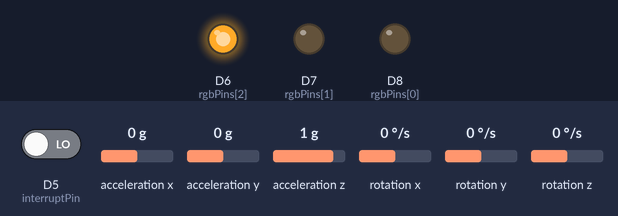
Bench run of a sketch on a simulated ESP8266 (NodeMCU). Parts: output pins drawn as LEDs (lit = HIGH). The inputs (shaded band) are chosen by the test bench; at power-on: D5 (interruptPin) LOW, acceleration x 0 g, acceleration y 0 g, acceleration z 1 g, rotation x 0 °/s, rotation y 0 °/s, rotation z 0 °/s. WiFi joins after 1.5 s; servers stay silent unless stated; the sensor or clock chip raises its interrupt line as the real part does.

Above: at 0.1 s.
At 1.6 s:
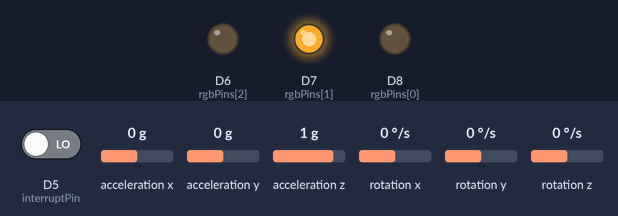
Timing chart, 0 to 3.1 s (numbered marks = the images above):
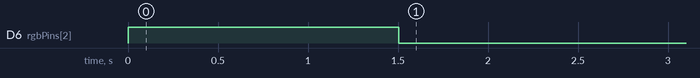

The sketch:

MPU6050.ino
```cpp
#include <ESP8266WiFi.h>
#include <ESP8266mDNS.h>
#include <WiFiUdp.h>
#include <ArduinoOTA.h>
#include <OSCMessage.h>
#include "I2Cdev.h"
//#include <Wire.h>
#include "MPU6050_6Axis_MotionApps20.h"

#define XYZ
//#define RAW_ACCELEROMETER
//#define RAW_GYROSCOPE
//#define JERK
#define XYZ_THREESHOLD 0.01f // minimal change that will trigger an OSC message (float, in g)
#define MAX_RATE 30 // minimum time between two OSC messages (in milliseconds). If set to high or too low (<30ms), some latency will appear
#define THIS_BB_NAME "acc" // name of this brutbox, will be used in OSC path and hostname

#ifdef SERIAL_DEBUG
  #define debugPrint(x)  Serial.print (x)
  #define debugPrintln(x)  Serial.println (x)
#else
  #define debugPrint(x)
  #define debugPrintln(x)
#endif
#define OSCPREFIX(x) x"_"

const String MACaddress = WiFi.macAddress().substring(9); // get the unique MAC address of this ESP to avoid conflicting names, remove the manufacturer ID (first 9 characters) from the MAC
String hostname = OSCPREFIX(THIS_BB_NAME)+MACaddress;
static char* PSK = "malinette666";
static char* SSID = "malinette";
static const uint16_t oscOutPort = 8000;
IPAddress targetIP = IPAddress({10,0,0,255});
static const uint8_t rgbPins[] = {D8, D7, D6};
static const uint8_t interruptPin = D5;
static const int16_t accelOffsets[] = {-1343, -1155, 1033};
static const int16_t gyroOffsets[] = {19, -27, 16};
static const float maxJerk = 50000; // used to scale the value between 0 and 1
static const float maxAcceleration = 0;
static const float maxAngularSpeed = 0;

WiFiUDP udpserver;
MPU6050 mpu;
uint16_t packetSize;
uint16_t fifoCount;
uint8_t fifoBuffer[64];
Quaternion q;
VectorFloat gravity;
float ypr[3];
int16_t ax, ay, az;
int16_t gx, gy, gz;
float lastSentXYZ[]={0,0,0};
float jerk;
volatile bool mpuInterrupt = false;     // indicates whether MPU interrupt pin has gone high
uint8_t mpuIntStatus;   // holds actual interrupt status byte from MPU
bool dmpReady = false;  // set true if DMP init was successful
long lastSentTimer=0;
void initialiseMPU6050(const int16_t a[3], const int16_t b[3]);
void dmpDataReady();

void setup() {
  #ifdef SERIAL_DEBUG
  Serial.begin(115200);
  #endif
  for (uint8_t i=0; i<3; i++) {pinMode(rgbPins[i], OUTPUT);}
  hostname.replace(":", ""); // remove the : from the MAC address
  char hostnameAsChar[hostname.length()+1];
  hostname.toCharArray(hostnameAsChar, hostname.length()+1);
  connectToWifi(hostnameAsChar, SSID, PSK);
  initialiseMPU6050(gyroOffsets, accelOffsets);
}

void loop() {
   while (!mpuInterrupt && fifoCount < packetSize) {
        if (mpuInterrupt && fifoCount < packetSize) {
          fifoCount = mpu.getFIFOCount(); // try to get out of the infinite loop
        }
        sendData(targetIP, oscOutPort);
        delay(1);
    }
    processMPU6050();
    ArduinoOTA.handle();
}


void IRAM_ATTR dmpDataReady() {
    mpuInterrupt = true;
}

void IRAM_ATTR initialiseMPU6050(const int16_t gyroOffsets[3],const int16_t accelOffsets[3] ){
  Wire.begin();
    Wire.setClock(400000L);
    mpu.initialize();
    mpu.dmpInitialize();
    mpu.setXAccelOffset(accelOffsets[0]);
    mpu.setYAccelOffset(accelOffsets[1]);
    mpu.setZAccelOffset(accelOffsets[2]);
    mpu.setXGyroOffset(gyroOffsets[0]);
    mpu.setYGyroOffset(gyroOffsets[1]);
    mpu.setZGyroOffset(gyroOffsets[2]);
    mpu.setDMPEnabled(true);
    packetSize = mpu.dmpGetFIFOPacketSize();
    fifoCount = mpu.getFIFOCount();
    mpu.setDMPEnabled(true);
    // enable interrupt detection
    attachInterrupt(digitalPinToInterrupt(interruptPin), dmpDataReady, RISING);
    mpuIntStatus = mpu.getIntStatus();
    // set our DMP Ready flag so the main loop() function knows it's okay to use it
    debugPrintln(F("DMP ready! Waiting for first interrupt..."));
    dmpReady = true;
    packetSize = mpu.dmpGetFIFOPacketSize();// get expected DMP packet size for later comparison
}

void processMPU6050(){
  mpuInterrupt = false; // reset interrupt flag and get INT_STATUS byte
    mpuIntStatus = mpu.getIntStatus();
    fifoCount = mpu.getFIFOCount(); // get current FIFO count

    // check for overflow (this should never happen unless our code is too inefficient)
    if ((mpuIntStatus & _BV(MPU6050_INTERRUPT_FIFO_OFLOW_BIT)) || fifoCount >= 1024) {
        // reset so we can continue cleanly
        mpu.resetFIFO();
        fifoCount = mpu.getFIFOCount();
        debugPrintln(F("FIFO overflow!"));

    // otherwise, check for DMP data ready interrupt (this should happen frequently)
    } else if (mpuIntStatus & _BV(MPU6050_INTERRUPT_DMP_INT_BIT)) {
        // wait for correct available data length, should be a VERY short wait
        while (fifoCount < packetSize) fifoCount = mpu.getFIFOCount();

        mpu.getFIFOBytes(fifoBuffer, packetSize);// read a packet from FIFO

        // track FIFO count here in case there is > 1 packet available
        // (this lets us immediately read more without waiting for an interrupt)
        fifoCount -= packetSize;
        mpu.dmpGetQuaternion(&q,fifoBuffer);
        mpu.dmpGetGravity(&gravity,&q);
        mpu.dmpGetYawPitchRoll(ypr,&q,&gravity);
        mpu.getMotion6(&ax, &ay, &az, &gx, &gy, &gz);
        #ifdef JERK
        jerk = (abs(gx)+abs(gy)+abs(gz))/maxJerk;
        if (jerk > 1) jerk=1.0f;
        #endif
    }
}

void sendData(IPAddress targetIP, const uint16_t port) {
  if (millis()-lastSentTimer<MAX_RATE) return;

  #ifdef XYZ
  String oscAddress = "/"+hostname+"/XYZ";
  char oscAddressChar[oscAddress.length()+1];
  oscAddress.toCharArray(oscAddressChar, oscAddress.length()+1);
  OSCMessage* message = new OSCMessage(oscAddressChar);
  bool needToBeSent = false;
  float values[] = {0, 0, 0};
  for (uint8_t i=0; i<3; i++) {
    values[i] = (float) (ypr[i]*180/PI); // radians to degrees
    values[i] = (180.0f + values[i]) /360.0f;
    if (needToBeSent || values[i] > lastSentXYZ[i]+XYZ_THREESHOLD || values[i] < lastSentXYZ[i]-XYZ_THREESHOLD) {
      needToBeSent = true; // if one value has changed, we still need to send all 3 of them
    }
  }
  if (needToBeSent){
    for (uint8_t i=0; i<3; i++) {
      message->add((float) values[i]);
      lastSentXYZ[i] = values[i];
    }
    sendOsc(message, targetIP, port);
  }
  delete(message);
  yield();
  #endif

  #ifdef RAW_ACCELEROMETER
  String oscAddress = "/"+hostname+"/accelXYZ";
  char oscAddressChar[oscAddress.length()+1];
  oscAddress.toCharArray(oscAddressChar, oscAddress.length()+1);
  OSCMessage* message = new OSCMessage(oscAddressChar);
  message->add(ax);
  message->add(ay);
  message->add(az);
  sendOsc(message, targetIP, port);
  delete(message);
  yield;
  #endif

  #ifdef RAW_GYROSCOPE
  String oscAddress = "/"+hostname+"/gyroXYZ";
  char oscAddressChar[oscAddress.length()+1];
  oscAddress.toCharArray(oscAddressChar, oscAddress.length()+1);
  OSCMessage* message = new OSCMessage(oscAddressChar);
  message->add(gx);
  message->add(gy);
  message->add(gz);
  sendOsc(message, targetIP, port);
  delete(message);
  yield;
  #endif

  #ifdef JERK
  String oscAddress = "/"+hostname+"/secousses";//50000
  char oscAddressChar[oscAddress.length()+1];
  oscAddress.toCharArray(oscAddressChar, oscAddress.length()+1);
  OSCMessage* message = new OSCMessage(oscAddressChar);
  message->add((float) jerk);
  sendOsc(message, targetIP, port);
  delete(message);
  yield;
  #endif

  lastSentTimer = millis();
}

void sendOsc(OSCMessage *msg, IPAddress ip, const uint16_t port ){
    udpserver.beginPacket(ip, port);
    msg->send(udpserver);
    udpserver.endPacket();
    ESP.wdtFeed();
    yield();
}

void connectToWifi(const char *Hostname, const char* ssid, const char* passphrase) {
  RGBled(0,0,1); // blue
  while (true) {
    debugPrintln("\n\nConnecting to " + String(ssid) + " ...");
    WiFi.mode(WIFI_STA);
    WiFi.begin(ssid, passphrase);
    WiFi.hostname(Hostname);
    ESP.wdtFeed();
    yield();
    if ( WiFi.waitForConnectResult() == WL_CONNECTED ) {break;}
  }
  RGBled(0,1,0); // green
  debugPrintln("... connected");
  ArduinoOTA.setPort(8266); //default OTA port
  ArduinoOTA.setHostname(Hostname);// No authentication by default, can be set with : ArduinoOTA.setPassword((const char *)"passphrase");
  ArduinoOTA.begin();
 }

 void RGBled(bool red, bool green, bool blue) {
  digitalWrite(rgbPins[0], red);
  digitalWrite(rgbPins[1], green);
  digitalWrite(rgbPins[2], blue);
 }
```
